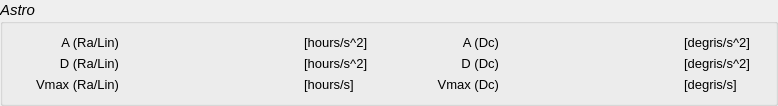
    <widget class="QGroupBox" name="groupBox_3">
     <property name="font">
      <font>
       <pointsize>11</pointsize>
       <italic>true</italic>
      </font>
     </property>
     <property name="title">
      <string>Astro</string>
     </property>
     <property name="flat">
      <bool>true</bool>
     </property>
     <layout class="QVBoxLayout" name="verticalLayout_4">
      <item>
       <layout class="QGridLayout" name="gridLayout_3">
        <property name="horizontalSpacing">
         <number>10</number>
        </property>
        <item row="1" column="5">
         <widget class="QLabel" name="label_30">
          <property name="minimumSize">
           <size>
            <width>80</width>
            <height>0</height>
           </size>
          </property>
          <property name="maximumSize">
           <size>
            <width>80</width>
            <height>16777215</height>
           </size>
          </property>
          <property name="font">
           <font>
            <pointsize>10</pointsize>
            <italic>false</italic>
           </font>
          </property>
          <property name="text">
           <string>[degris/s^2]</string>
          </property>
         </widget>
        </item>
        <item row="1" column="4">
         <widget class="tlinsWCoordinateDeclination" name="astroDDc" native="true">
          <property name="minimumSize">
           <size>
            <width>165</width>
            <height>0</height>
           </size>
          </property>
          <property name="font">
           <font>
            <family>Noto Sans</family>
            <italic>false</italic>
           </font>
          </property>
         </widget>
        </item>
        <item row="0" column="0">
         <widget class="QLabel" name="label_3">
          <property name="sizePolicy">
           <sizepolicy hsizetype="Fixed" vsizetype="Preferred">
            <horstretch>0</horstretch>
            <verstretch>0</verstretch>
           </sizepolicy>
          </property>
          <property name="minimumSize">
           <size>
            <width>105</width>
            <height>0</height>
           </size>
          </property>
          <property name="maximumSize">
           <size>
            <width>105</width>
            <height>16777215</height>
           </size>
          </property>
          <property name="font">
           <font>
            <pointsize>10</pointsize>
            <italic>false</italic>
           </font>
          </property>
          <property name="text">
           <string>A (Ra/Lin)</string>
          </property>
          <property name="alignment">
           <set>Qt::AlignRight|Qt::AlignTrailing|Qt::AlignVCenter</set>
          </property>
         </widget>
        </item>
        <item row="1" column="0">
         <widget class="QLabel" name="label_26">
          <property name="sizePolicy">
           <sizepolicy hsizetype="Fixed" vsizetype="Preferred">
            <horstretch>0</horstretch>
            <verstretch>0</verstretch>
           </sizepolicy>
          </property>
          <property name="minimumSize">
           <size>
            <width>105</width>
            <height>0</height>
           </size>
          </property>
          <property name="maximumSize">
           <size>
            <width>105</width>
            <height>16777215</height>
           </size>
          </property>
          <property name="font">
           <font>
            <pointsize>10</pointsize>
            <italic>false</italic>
           </font>
          </property>
          <property name="text">
           <string>D (Ra/Lin)</string>
          </property>
          <property name="alignment">
           <set>Qt::AlignRight|Qt::AlignTrailing|Qt::AlignVCenter</set>
          </property>
         </widget>
        </item>
        <item row="2" column="0">
         <widget class="QLabel" name="label_27">
          <property name="sizePolicy">
           <sizepolicy hsizetype="Fixed" vsizetype="Preferred">
            <horstretch>0</horstretch>
            <verstretch>0</verstretch>
           </sizepolicy>
          </property>
          <property name="minimumSize">
           <size>
            <width>105</width>
            <height>0</height>
           </size>
          </property>
          <property name="maximumSize">
           <size>
            <width>105</width>
            <height>16777215</height>
           </size>
          </property>
          <property name="font">
           <font>
            <pointsize>10</pointsize>
            <italic>false</italic>
           </font>
          </property>
          <property name="text">
           <string>Vmax (Ra/Lin)</string>
          </property>
          <property name="alignment">
           <set>Qt::AlignRight|Qt::AlignTrailing|Qt::AlignVCenter</set>
          </property>
         </widget>
        </item>
        <item row="1" column="1">
         <widget class="tlinsWCoordinateHourAngle" name="astroDRa" native="true">
          <property name="minimumSize">
           <size>
            <width>165</width>
            <height>0</height>
           </size>
          </property>
          <property name="font">
           <font>
            <family>Noto Sans</family>
            <italic>false</italic>
           </font>
          </property>
         </widget>
        </item>
        <item row="1" column="3">
         <widget class="QLabel" name="label_29">
          <property name="sizePolicy">
           <sizepolicy hsizetype="Fixed" vsizetype="Preferred">
            <horstretch>0</horstretch>
            <verstretch>0</verstretch>
           </sizepolicy>
          </property>
          <property name="minimumSize">
           <size>
            <width>105</width>
            <height>0</height>
           </size>
          </property>
          <property name="maximumSize">
           <size>
            <width>105</width>
            <height>16777215</height>
           </size>
          </property>
          <property name="font">
           <font>
            <pointsize>10</pointsize>
            <italic>false</italic>
           </font>
          </property>
          <property name="text">
           <string>D (Dc)</string>
          </property>
          <property name="alignment">
           <set>Qt::AlignRight|Qt::AlignTrailing|Qt::AlignVCenter</set>
          </property>
         </widget>
        </item>
        <item row="1" column="2">
         <widget class="QLabel" name="label_28">
          <property name="minimumSize">
           <size>
            <width>80</width>
            <height>0</height>
           </size>
          </property>
          <property name="maximumSize">
           <size>
            <width>80</width>
            <height>16777215</height>
           </size>
          </property>
          <property name="font">
           <font>
            <pointsize>10</pointsize>
            <italic>false</italic>
           </font>
          </property>
          <property name="text">
           <string>[hours/s^2]</string>
          </property>
         </widget>
        </item>
        <item row="0" column="1">
         <widget class="tlinsWCoordinateHourAngle" name="astroARa" native="true">
          <property name="minimumSize">
           <size>
            <width>0</width>
            <height>0</height>
           </size>
          </property>
          <property name="font">
           <font>
            <family>Noto Sans</family>
            <italic>false</italic>
           </font>
          </property>
         </widget>
        </item>
        <item row="2" column="1">
         <widget class="tlinsWCoordinateHourAngle" name="astroVmaxRa" native="true">
          <property name="minimumSize">
           <size>
            <width>0</width>
            <height>0</height>
           </size>
          </property>
          <property name="font">
           <font>
            <family>Noto Sans</family>
            <italic>false</italic>
           </font>
          </property>
         </widget>
        </item>
        <item row="0" column="4">
         <widget class="tlinsWCoordinateDeclination" name="astroADc" native="true">
          <property name="minimumSize">
           <size>
            <width>0</width>
            <height>0</height>
           </size>
          </property>
          <property name="font">
           <font>
            <family>Noto Sans</family>
            <italic>false</italic>
           </font>
          </property>
         </widget>
        </item>
        <item row="2" column="4">
         <widget class="tlinsWCoordinateDeclination" name="astroVmaxDc" native="true">
          <property name="minimumSize">
           <size>
            <width>0</width>
            <height>0</height>
           </size>
          </property>
          <property name="font">
           <font>
            <family>Noto Sans</family>
            <italic>false</italic>
           </font>
          </property>
         </widget>
        </item>
        <item row="0" column="5">
         <widget class="QLabel" name="label_31">
          <property name="minimumSize">
           <size>
            <width>80</width>
            <height>0</height>
           </size>
          </property>
          <property name="maximumSize">
           <size>
            <width>80</width>
            <height>16777215</height>
           </size>
          </property>
          <property name="font">
           <font>
            <pointsize>10</pointsize>
            <italic>false</italic>
           </font>
          </property>
          <property name="text">
           <string>[degris/s^2]</string>
          </property>
         </widget>
        </item>
        <item row="2" column="5">
         <widget class="QLabel" name="label_32">
          <property name="minimumSize">
           <size>
            <width>80</width>
            <height>0</height>
           </size>
          </property>
          <property name="maximumSize">
           <size>
            <width>80</width>
            <height>16777215</height>
           </size>
          </property>
          <property name="font">
           <font>
            <pointsize>10</pointsize>
            <italic>false</italic>
           </font>
          </property>
          <property name="text">
           <string>[degris/s]</string>
          </property>
         </widget>
        </item>
        <item row="0" column="2">
         <widget class="QLabel" name="label_33">
          <property name="minimumSize">
           <size>
            <width>80</width>
            <height>0</height>
           </size>
          </property>
          <property name="maximumSize">
           <size>
            <width>80</width>
            <height>16777215</height>
           </size>
          </property>
          <property name="font">
           <font>
            <pointsize>10</pointsize>
            <italic>false</italic>
           </font>
          </property>
          <property name="text">
           <string>[hours/s^2]</string>
          </property>
         </widget>
        </item>
        <item row="0" column="3">
         <widget class="QLabel" name="label_34">
          <property name="sizePolicy">
           <sizepolicy hsizetype="Fixed" vsizetype="Preferred">
            <horstretch>0</horstretch>
            <verstretch>0</verstretch>
           </sizepolicy>
          </property>
          <property name="minimumSize">
           <size>
            <width>105</width>
            <height>0</height>
           </size>
          </property>
          <property name="maximumSize">
           <size>
            <width>105</width>
            <height>16777215</height>
           </size>
          </property>
          <property name="font">
           <font>
            <pointsize>10</pointsize>
            <italic>false</italic>
           </font>
          </property>
          <property name="text">
           <string>A (Dc)</string>
          </property>
          <property name="alignment">
           <set>Qt::AlignRight|Qt::AlignTrailing|Qt::AlignVCenter</set>
          </property>
         </widget>
        </item>
        <item row="2" column="2">
         <widget class="QLabel" name="label_35">
          <property name="minimumSize">
           <size>
            <width>80</width>
            <height>0</height>
           </size>
          </property>
          <property name="maximumSize">
           <size>
            <width>80</width>
            <height>16777215</height>
           </size>
          </property>
          <property name="font">
           <font>
            <pointsize>10</pointsize>
            <italic>false</italic>
           </font>
          </property>
          <property name="text">
           <string>[hours/s]</string>
          </property>
         </widget>
        </item>
        <item row="2" column="3">
         <widget class="QLabel" name="label_36">
          <property name="sizePolicy">
           <sizepolicy hsizetype="Fixed" vsizetype="Preferred">
            <horstretch>0</horstretch>
            <verstretch>0</verstretch>
           </sizepolicy>
          </property>
          <property name="minimumSize">
           <size>
            <width>105</width>
            <height>0</height>
           </size>
          </property>
          <property name="maximumSize">
           <size>
            <width>105</width>
            <height>16777215</height>
           </size>
          </property>
          <property name="font">
           <font>
            <pointsize>10</pointsize>
            <italic>false</italic>
           </font>
          </property>
          <property name="text">
           <string>Vmax (Dc)</string>
          </property>
          <property name="alignment">
           <set>Qt::AlignRight|Qt::AlignTrailing|Qt::AlignVCenter</set>
          </property>
         </widget>
        </item>
       </layout>
      </item>
     </layout>
    </widget>
